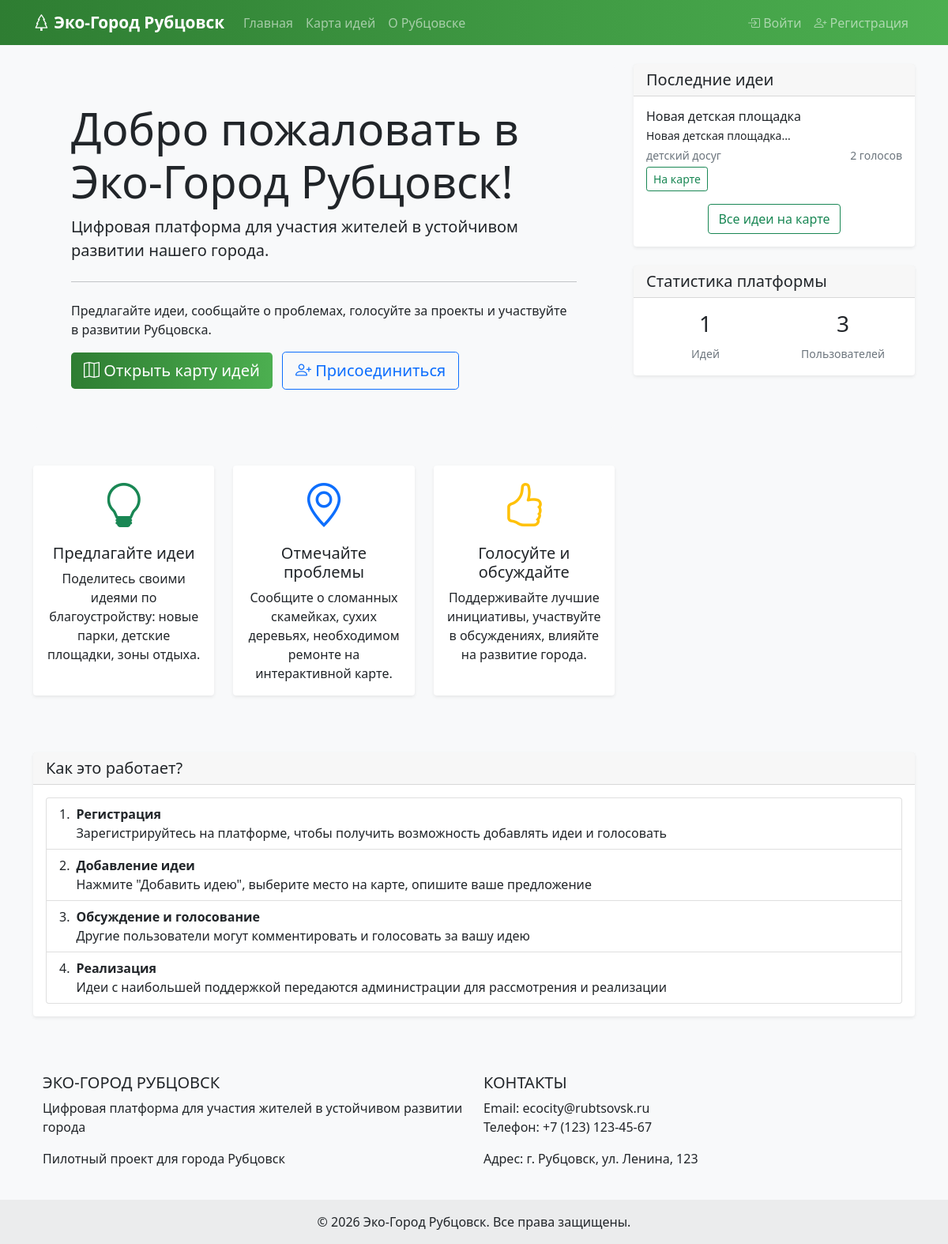
Before: / with the older database file.
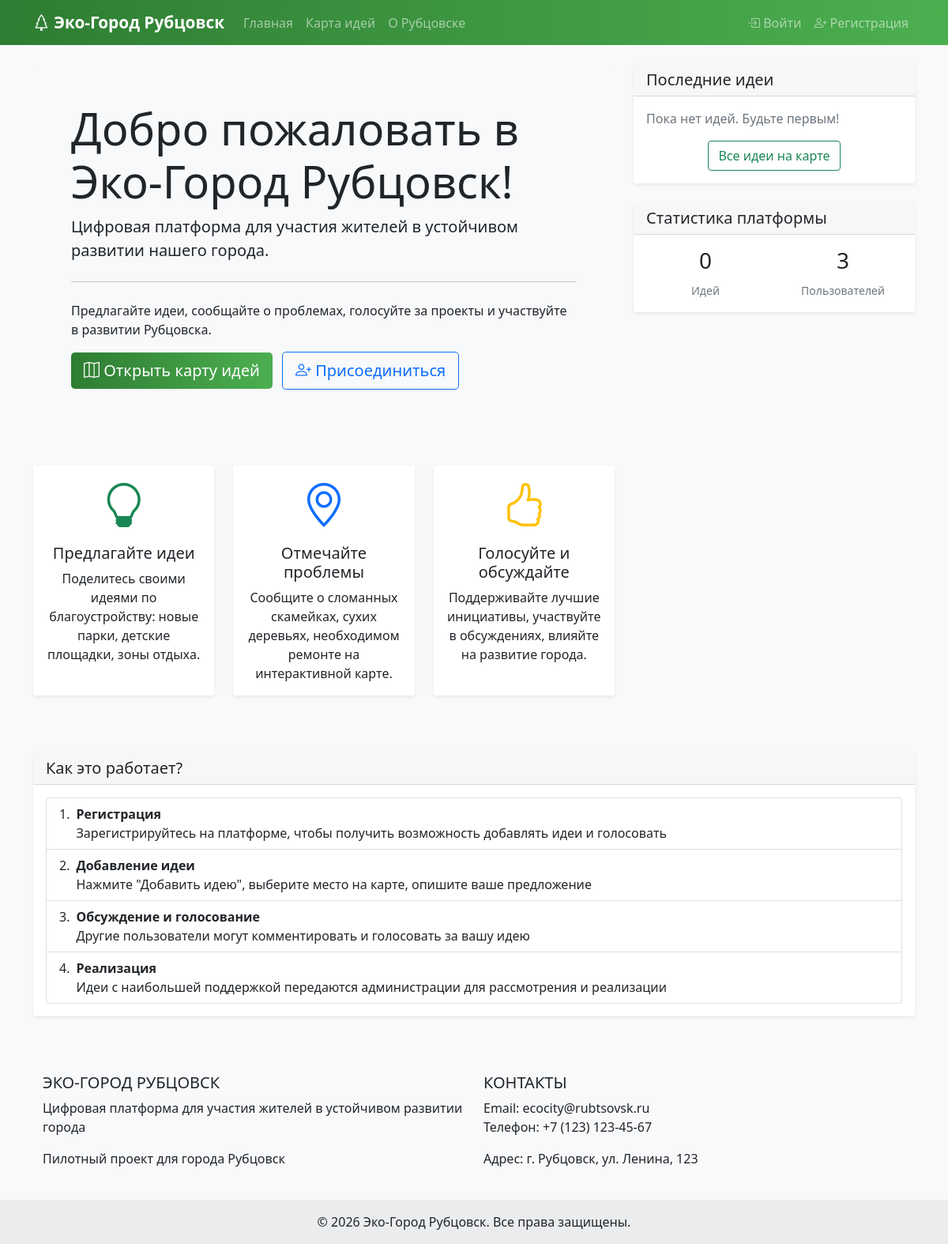
After: the same page with the newer database file.
### app.py (models this page shows)
class Idea(db.Model):
    id = db.Column(db.Integer, primary_key=True)
    title = db.Column(db.String(200), nullable=False)
    description = db.Column(db.Text, nullable=False)
    category = db.Column(db.String(50), nullable=False)
    latitude = db.Column(db.Float, nullable=False)
    longitude = db.Column(db.Float, nullable=False)
    status = db.Column(db.String(20), default='pending')
    created_at = db.Column(db.DateTime, default=datetime.utcnow)
    user_id = db.Column(db.Integer, db.ForeignKey('user.id'), nullable=False)
    votes_count = db.Column(db.Integer, default=0)
    author = db.relationship('User', backref='ideas', lazy=True)

### app.py (the view)
@app.route('/')
def index():
    recent_ideas = Idea.query.order_by(Idea.created_at.desc()).limit(3).all()
    total_ideas = Idea.query.count()
    total_users = User.query.count()
    return render_template('index.html',
                           recent_ideas=recent_ideas,
                           total_ideas=total_ideas,
                           total_users=total_users)

### templates/index.html (shortened to what this page needs)
{% extends "base.html" %}
{% block content %}
<div class="row">
    <div class="col-md-8">
        <div class="jumbotron bg-light p-5 rounded-3">
            <h1 class="display-4">Добро пожаловать в Эко-Город Рубцовск!</h1>
            <p class="lead">Цифровая платформа для участия жителей в устойчивом развитии нашего города.</p>
            <hr class="my-4">
            <p>Предлагайте идеи, сообщайте о проблемах, голосуйте за проекты и участвуйте в развитии Рубцовска.</p>
            <a class="btn btn-success btn-lg" href="{{ url_for('map_view') }}" role="button">
                <i class="bi bi-map"></i> Открыть карту идей
            </a>
            {% if not current_user.is_authenticated %}
                <a class="btn btn-outline-primary btn-lg ms-2" href="{{ url_for('register') }}" role="button">
                    <i class="bi bi-person-plus"></i> Присоединиться
                </a>
            {% endif %}
        </div>
        <div class="row mt-5">
            <div class="col-md-4 mb-4">
                <div class="card h-100 text-center">
                    <div class="card-body">
                        <i class="bi bi-lightbulb display-4 text-success"></i>
                        <h5 class="card-title mt-3">Предлагайте идеи</h5>
                        <p class="card-text">Поделитесь своими идеями по благоустройству: новые парки, детские площадки, зоны отдыха.</p>
                    </div>
                </div>
            </div>
            <div class="col-md-4 mb-4">
                <div class="card h-100 text-center">
                    <div class="card-body">
                        <i class="bi bi-geo-alt display-4 text-primary"></i>
                        <h5 class="card-title mt-3">Отмечайте проблемы</h5>
                        <p class="card-text">Сообщите о сломанных скамейках, сухих деревьях, необходимом ремонте на интерактивной карте.</p>
                    </div>
                </div>
            </div>
            <div class="col-md-4 mb-4">
                <div class="card h-100 text-center">
                    <div class="card-body">
                        <i class="bi bi-hand-thumbs-up display-4 text-warning"></i>
                        <h5 class="card-title mt-3">Голосуйте и обсуждайте</h5>
                        <p class="card-text">Поддерживайте лучшие инициативы, участвуйте в обсуждениях, влияйте на развитие города.</p>
                    </div>
                </div>
            </div>
        </div>
    </div>
    <div class="col-md-4">
        <div class="card">
            <div class="card-header">
                <h5 class="card-title mb-0">Последние идеи</h5>
            </div>
            <div class="card-body">
                {% if recent_ideas %}
                    {% for idea in recent_ideas %}
                    <div class="mb-3">
                        <h6 class="mb-1">{{ idea.title }}</h6>
                        <p class="mb-1 small">{{ idea.description[:100] }}...</p>
                        <div class="d-flex justify-content-between">
                            <small class="text-muted">{{ idea.category }}</small>
                            <small class="text-muted">{{ idea.votes_count }} голосов</small>
                        </div>
                        <a href="{{ url_for('map_view') }}?focus={{ idea.id }}" class="btn btn-sm btn-outline-success mt-1">
                            На карте
                        </a>
                    </div>
                    {% endfor %}
                {% else %}
                    <p class="text-muted">Пока нет идей. Будьте первым!</p>
                {% endif %}
                <div class="text-center mt-3">
                    <a href="{{ url_for('map_view') }}" class="btn btn-outline-success">Все идеи на карте</a>
                </div>
            </div>
        </div>
        <div class="card mt-4">
            <div class="card-header">
                <h5 class="card-title mb-0">Статистика платформы</h5>
            </div>
            <div class="card-body">
                <div class="row text-center">
                    <div class="col-6">
                        <h3>{{ total_ideas }}</h3>
                        <small class="text-muted">Идей</small>
                    </div>
                    <div class="col-6">
                        <h3>{{ total_users }}</h3>
                        <small class="text-muted">Пользователей</small>
                    </div>
                </div>
            </div>
        </div>
    </div>
</div>
<div class="row mt-5">
    <div class="col-12">
        <div class="card">
            <div class="card-header">
                <h5 class="card-title mb-0">Как это работает?</h5>
            </div>
            <div class="card-body">
                <ol class="list-group list-group-numbered">
                    <li class="list-group-item d-flex justify-content-between align-items-start">
                        <div class="ms-2 me-auto">
                            <div class="fw-bold">Регистрация</div>
                            Зарегистрируйтесь на платформе, чтобы получить возможность добавлять идеи и голосовать
                        </div>
                    </li>
                    <li class="list-group-item d-flex justify-content-between align-items-start">
                        <div class="ms-2 me-auto">
                            <div class="fw-bold">Добавление идеи</div>
                            Нажмите "Добавить идею", выберите место на карте, опишите ваше предложение
                        </div>
                    </li>
                    <li class="list-group-item d-flex justify-content-between align-items-start">
                        <div class="ms-2 me-auto">
                            <div class="fw-bold">Обсуждение и голосование</div>
                            Другие пользователи могут комментировать и голосовать за вашу идею
                        </div>
                    </li>
                    <li class="list-group-item d-flex justify-content-between align-items-start">
                        <div class="ms-2 me-auto">
                            <div class="fw-bold">Реализация</div>
                            Идеи с наибольшей поддержкой передаются администрации для рассмотрения и реализации
                        </div>
                    </li>
                </ol>
            </div>
        </div>
    </div>
</div>
{% endblock %}

### templates/base.html (shortened to what this page needs)
<!DOCTYPE html>
<html lang="ru">
<head>
    <link href="https://cdn.jsdelivr.net/npm/bootstrap@5.1.3/dist/css/bootstrap.min.css" rel="stylesheet">
    <link rel="stylesheet" href="https://cdn.jsdelivr.net/npm/bootstrap-icons@1.8.1/font/bootstrap-icons.css">
    <link rel="stylesheet" href="{{ url_for('static', filename='style.css') }}">
</head>
<body>
    <nav class="navbar navbar-expand-lg navbar-dark" style="background: linear-gradient(to right, #2e7d32, #4caf50);">
        <div class="container">
            <a class="navbar-brand" href="{{ url_for('index') }}">
                <i class="bi bi-tree"></i> Эко-Город Рубцовск
            </a>
            <div class="collapse navbar-collapse" id="navbarNav">
                <ul class="navbar-nav me-auto">
                    <li class="nav-item">
                        <a class="nav-link" href="{{ url_for('index') }}">Главная</a>
                    </li>
                    <li class="nav-item">
                        <a class="nav-link" href="{{ url_for('map_view') }}">Карта идей</a>
                    </li>
                    <li class="nav-item">
                        <a class="nav-link" href="{{ url_for('city_info') }}">О Рубцовске</a>
                    </li>
                </ul>
                <ul class="navbar-nav">
                    {% if current_user.is_authenticated %}
                        {% if current_user.is_admin %}
                            <li class="nav-item">
                                <a class="nav-link" href="{{ url_for('admin_dashboard') }}">
                                    <i class="bi bi-speedometer2"></i> Панель админа
                                </a>
                            </li>
                        {% endif %}
                        <li class="nav-item">
                            <span class="nav-link">Привет, {{ current_user.username }}</span>
                        </li>
                        <li class="nav-item">
                            <a class="nav-link" href="{{ url_for('logout') }}">
                                <i class="bi bi-box-arrow-right"></i> Выйти
                            </a>
                        </li>
                    {% else %}
                        <li class="nav-item">
                            <a class="nav-link" href="{{ url_for('login') }}">
                                <i class="bi bi-box-arrow-in-right"></i> Войти
                            </a>
                        </li>
                        <li class="nav-item">
                            <a class="nav-link" href="{{ url_for('register') }}">
                                <i class="bi bi-person-plus"></i> Регистрация
                            </a>
                        </li>
                    {% endif %}
                </ul>
            </div>
        </div>
    </nav>
    <main class="container mt-4">
        {% block content %}{% endblock %}
    </main>
    <footer class="bg-light text-center text-lg-start mt-5">
        <div class="container p-4">
            <div class="row">
                <div class="col-lg-6 col-md-12 mb-4 mb-md-0">
                    <h5 class="text-uppercase">Эко-Город Рубцовск</h5>
                    <p>Цифровая платформа для участия жителей в устойчивом развитии города</p>
                    <p>Пилотный проект для города Рубцовск</p>
                </div>
                <div class="col-lg-6 col-md-12 mb-4 mb-md-0">
                    <h5 class="text-uppercase">Контакты</h5>
                    <p>Email: ecocity@rubtsovsk.ru<br>Телефон: +7 (123) 123-45-67</p>
                    <p>Адрес: г. Рубцовск, ул. Ленина, 123</p>
                </div>
            </div>
        </div>
        <div class="text-center p-3" style="background-color: rgba(0, 0, 0, 0.05);">
            © 2026 Эко-Город Рубцовск. Все права защищены.
        </div>
    </footer>
</body>
</html>

### staticCSS/style.css (style rules this page uses)
body { background-color: #f8f9fa; font-family: 'Segoe UI', Tahoma, Geneva, Verdana, sans-serif; }
.navbar-brand { font-weight: bold; font-size: 1.3rem; }
.card { border: none; box-shadow: 0 0.125rem 0.25rem rgba(0, 0, 0, 0.075); transition: transform 0.2s; }
.btn-success { background: linear-gradient(to right, #2e7d32, #4caf50); border: none; }

Changed rows visible on the page:
removed Idea: title "Новая детская площадка", description "Новая детская площадка", category "детский досуг", votes_count "2"
Other visible differences:
{{ total_ideas }}: "1" → "0"
text now shown: "Пока нет идей. Будьте первым!"
